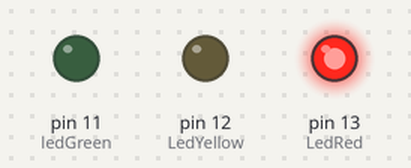
A sketch run on a simulated Arduino Uno, built with avr-gcc and run on an emulated ATmega328P. Parts: output pins drawn as LEDs (lit = HIGH).

Above: at 0.5 s.
At 1.7 s:
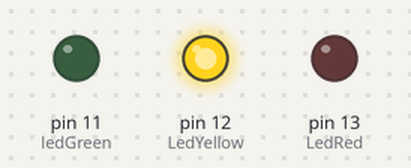
At 3.2 s:
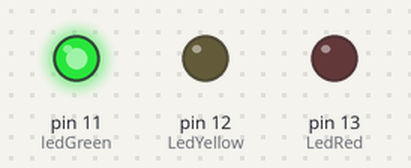
Timing chart, 0 to 5.2 s (numbered marks = the images above):
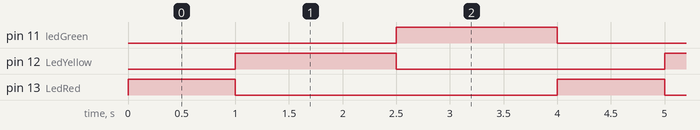

The sketch:

Sem_foro.ino
```cpp
// Semáforo
void setup()
{
  pinMode(11, OUTPUT); // ledGreen
  pinMode(13,OUTPUT); // LedRed
  pinMode(12, OUTPUT); //LedYellow
}

void loop()
{
  digitalWrite(13, HIGH);
  delay(1000); // Wait for 1000 millisecond(s)
  digitalWrite(13,LOW);
  digitalWrite(12,HIGH);
  delay(1500); // Wait for 1500 1isecond(s)
  digitalWrite(12, LOW);
  digitalWrite(11, HIGH);
  delay(1500); // Wait for 1000 millisecond(s)
  digitalWrite(11, LOW);
}
```

Measured:
- by itself, pin 11 (ledGreen), pin 12 (LedYellow): alternates HIGH for 1.5 s and LOW for 2.5 s
- by itself, pin 13 (LedRed): alternates HIGH for 1.0 s and LOW for 3.0 s
- by itself, everything shown: repeats every 4.0 s, in 4 steps
